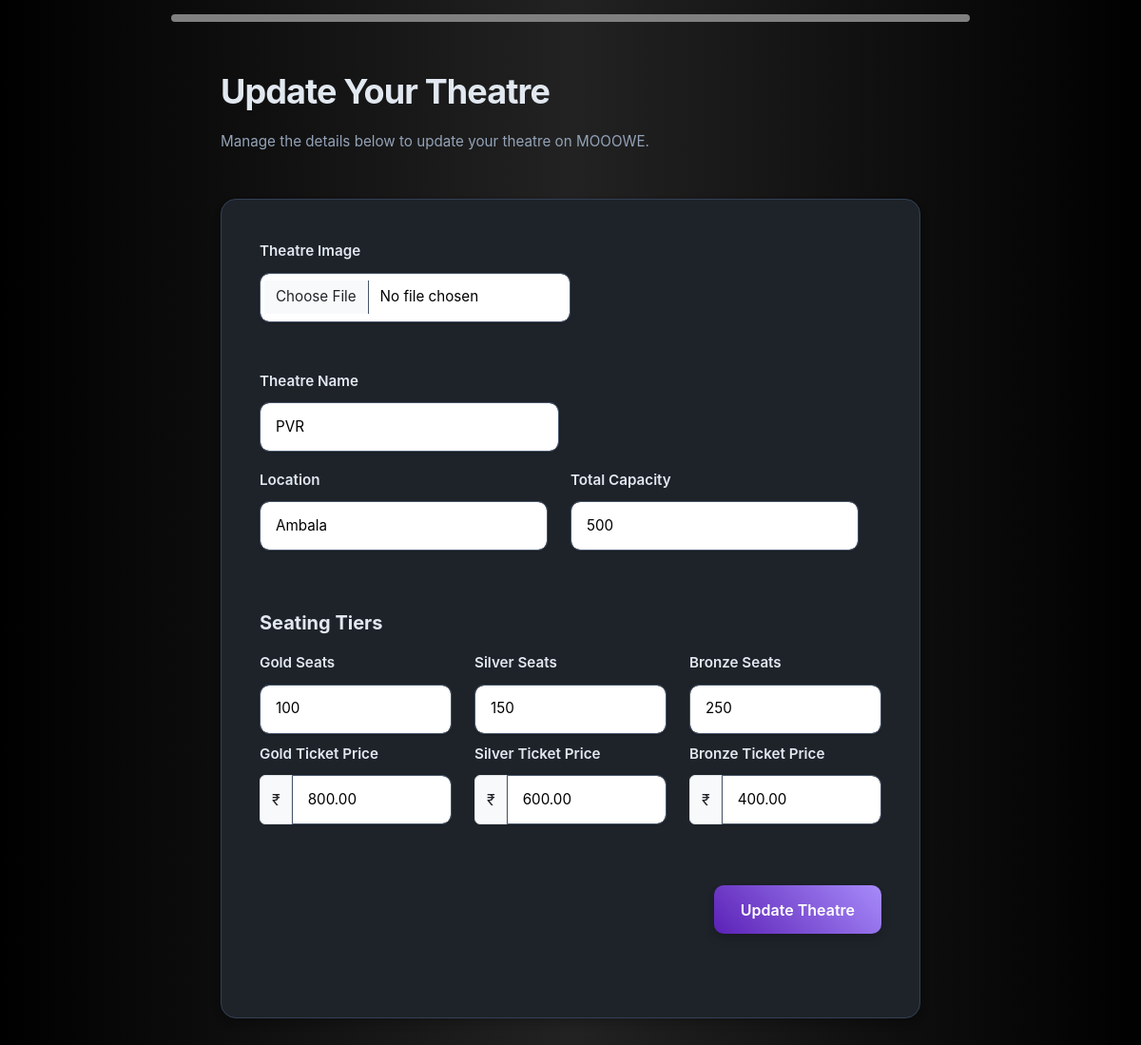
/Bookings/update_theatre/11 (signed in), run on the app's committed database.
### Bookings/models.py (models this page shows, shortened)
class Theatre(models.Model):
    name = models.CharField(max_length = 20)
    location = models.TextField()
    capacity = models.IntegerField()
    gold_seats = models.IntegerField()
    gold_price = models.DecimalField(decimal_places=2 , max_digits=6)
    silver_seats = models.IntegerField()
    silver_price = models.DecimalField(decimal_places=2, max_digits=6)
    bronze_seats = models.IntegerField()
    bronze_price = models.DecimalField(decimal_places = 2 , max_digits=6)
    image = models.ImageField(upload_to='Movies/static/uploads/')
    owner = models.ForeignKey(AppUser , on_delete=models.CASCADE)

### Bookings/views.py (the view, shortened to what this page needs)
# urls.py: path('update_theatre/<int:id>' , views.update_theatre_view , name = 'update_theatre'),
@login_required
def update_theatre_view(request , id):
    theatre = get_object_or_404(Theatre, id=id)
    data = {"theatre" : theatre}
    return render(request , 'update_theatre.html' , context = data)

### Bookings/templates/update_theatre.html (shortened to what this page needs)
<!DOCTYPE html>
<html lang="en">
<head>
    <link href="https://cdn.jsdelivr.net/npm/bootstrap@5.3.0/dist/css/bootstrap.min.css" rel="stylesheet">
    <link rel="stylesheet" href="https://cdn.jsdelivr.net/npm/bootstrap-icons@1.11.0/font/bootstrap-icons.css">
</head>
<body data-theme="dark">
    <button
    class="back-button"
    onclick="window.history.back()"
    aria-label="Go back"
  >
  </button>
    <main class="container py-5">
        <div class="row justify-content-center">
            <div class="col-lg-8">
                <div class="mb-5 fade-in">
                    <h2 class="fw-bold">Update Your Theatre</h2>
                    <p class="text-muted">Manage the details below to update your theatre on MOOOWE.</p>
                </div>
                <div class="card fade-in">
                    <div class="card-body">
                        <form id="theatre-form" method="post">
                            <div class="mb-5">
                                <div class="col-md-6 mb-3">
                                    <label for="t-image" class="form-label">Theatre Image</label>
                                    <input type="file" class="form-control" id="t-image" name="image" value="{{theatre.theatre_image}}" placeholder="Enter theatre image"  required>
                                </div>
                            </div>
                            <div class="row mb-5">
                                <div class="col-md-6 mb-3">
                                    <label for="theatre-name" class="form-label">Theatre Name</label>
                                    <input type="text" class="form-control" id="theatre-name" name="theatre-name" value="{{theatre.name}}" placeholder="Enter theatre name" required>
                                </div>
                            <div class="row mb-5">
                                <div class="col-md-6 mb-3">
                                    <label for="location" class="form-label">Location</label>
                                    <input type="text" class="form-control" id="location" name="location" value="{{theatre.location}}" placeholder="Enter theatre location" required>
                                </div>
                                <div class="col-md-6 mb-3">
                                    <label for="capacity" class="form-label">Total Capacity</label>
                                    <input type="number" class="form-control" id="capacity" name="capacity" value="{{theatre.capacity}}" placeholder="Enter total capacity" required>
                                </div>
                            </div>
                            <div class="mb-5">
                                <h3 class="fs-5 fw-bold mb-3">Seating Tiers</h3>
                                <div class="row">
                                    <div class="col-md-4 mb-3">
                                        <label for="gold-seats" class="form-label">Gold Seats</label>
                                        <input type="number" class="form-control" name="gold-seats" id="gold-seats" value="{{theatre.gold_seats}}" placeholder="Number of gold seats" required>
                                        <label for="gold-price" class="form-label mt-2">Gold Ticket Price</label>
                                        <div class="input-group">
                                            <span class="input-group-text">&#8377</span>
                                            <input type="number" class="form-control" id="gold-price" name="gold-price" value="{{theatre.gold_price}}" placeholder="Price per ticket" required>
                                        </div>
                                    </div>
                                    <div class="col-md-4 mb-3">
                                        <label for="silver-seats" class="form-label">Silver Seats</label>
                                        <input type="number" class="form-control" name="silver-seats" id="silver-seats" value="{{theatre.silver_seats}}" placeholder="Number of silver seats" required>
                                        <label for="silver-price" class="form-label mt-2">Silver Ticket Price</label>
                                        <div class="input-group">
                                            <span class="input-group-text">&#8377</span>
                                            <input type="number" class="form-control" name="silver-price" id="silver-price" value="{{theatre.silver_price}}" placeholder="Price per ticket" required>
                                        </div>
                                    </div>
                                    <div class="col-md-4 mb-3">
                                        <label for="bronze-seats" class="form-label">Bronze Seats</label>
                                        <input type="number" class="form-control" id="bronze-seats" name="bronze-seats" value="{{theatre.bronze_seats}}" placeholder="Number of bronze seats" required>
                                        <label for="bronze-price" class="form-label mt-2">Bronze Ticket Price</label>
                                        <div class="input-group">
                                            <span class="input-group-text">&#8377</span>
                                            <input type="number" class="form-control" id="bronze-price" name="bronze-price" value="{{theatre.bronze_price}}" placeholder="Price per ticket" required>
                                        </div>
                                    </div>
                                </div>
                            </div>
                            <div class="d-flex justify-content-end gap-3">
                                <button type="submit" class="btn btn-primary">Update Theatre</button>
                            </div>
                        </form>
                    </div>
                </div>
            </div>
        </div>
    </main>
</body>
</html>

### Bookings/templates/update_theatre.html (style rules this page uses)
body { background: linear-gradient(to right, #000000, #222, #000); color: #e2e8f0; font-family: 'Inter', -apple-system, BlinkMacSystemFont, 'Segoe UI', Roboto, sans-serif; line-height: 1.7; margin: 0; transition: all 0.2s ease-in-out; font-size: 1rem; }
.card { background-color: #1e232a; border: 1px solid #334155; border-radius: 16px; box-shadow: 0 6px 12px -2px rgba(0, 0, 0, 0.15), 0 3px 6px -1px rgba(0, 0, 0, 0.1); transition: all 0.2s ease-in-out; overflow: hidden; }
.card-body { padding: 2.5rem; }
.form-control, .form-select { background-color: white; border: 1px solid #475569; color: black; border-radius: 10px; padding: 0.85rem 1rem; box-shadow: 0 1px 2px rgba(0, 0, 0, 0.2); transition: all 0.2s ease-in-out; font-size: 0.95rem; }
.form-control::placeholder { color: #94a3b8; opacity: 0.6; font-style: italic; }
.form-label { color: #e2e8f0; font-weight: 600; font-size: 0.95rem; margin-bottom: 0.6rem; transition: all 0.2s ease-in-out; }
.btn-primary { background: linear-gradient(45deg, #5b21b6, #a78bfa); border: none; border-radius: 10px; padding: 0.85rem 1.75rem; font-weight: 600; font-size: 1rem; transition: all 0.2s ease-in-out; box-shadow: 0 6px 12px -2px rgba(0, 0, 0, 0.15), 0 3px 6px -1px rgba(0, 0, 0, 0.1); }
h2.fw-bold { font-size: 2.25rem; font-weight: 800; color: #e2e8f0; margin-bottom: 1.25rem; letter-spacing: -0.025em; }
h3.fs-5 { font-size: 1.375rem; font-weight: 700; color: #e2e8f0; margin-bottom: 1.75rem; }
.text-muted { color: #94a3b8 !important; font-size: 0.95rem; line-height: 1.5; }
.fade-in { animation: fadeIn 0.6s ease-out; }
.back-button { position: sticky; top: 10px; left: 15%; width: 70%; margin: auto; overflow: hidden; display: inline-block; padding: 4px 8px; background-color: gray; color: #333; border: none; border-radius: 5px; z-index: 5; cursor: pointer; transition: all 0.3s ease; font-family: Arial, sans-serif; text-decoration: none; }

### data on the page
Theatre: theatre-name "PVR", location "Ambala", capacity "500", gold-seats "100", gold-price "800.00", silver-seats "150", silver-price "600.00", bronze-seats "250", bronze-price "400.00"
